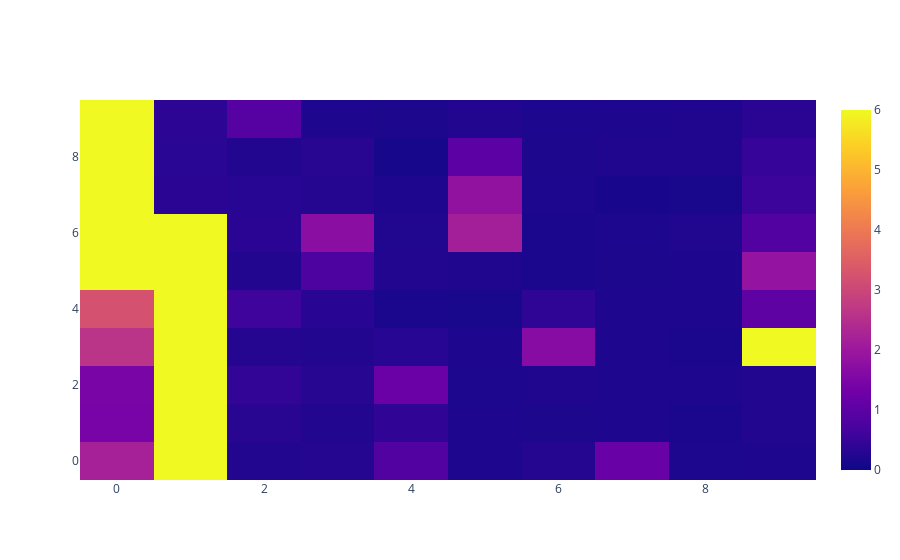
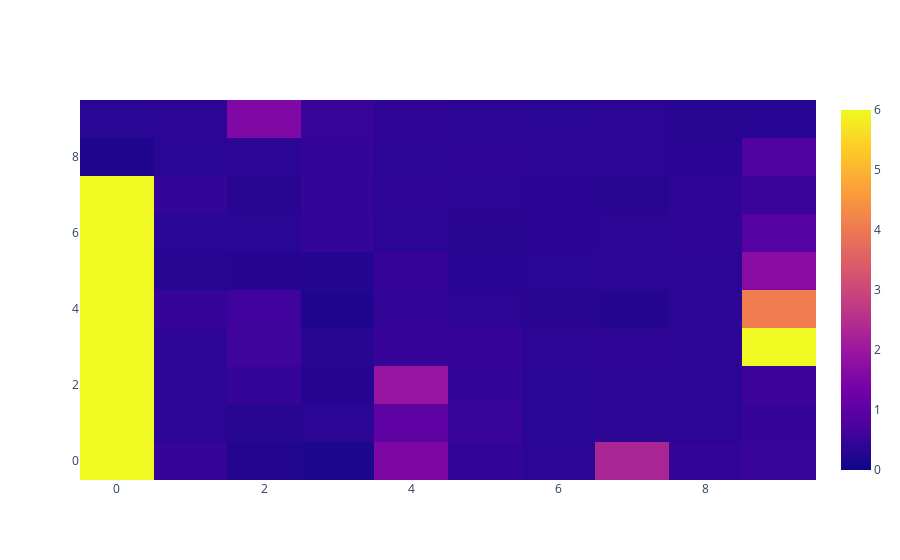
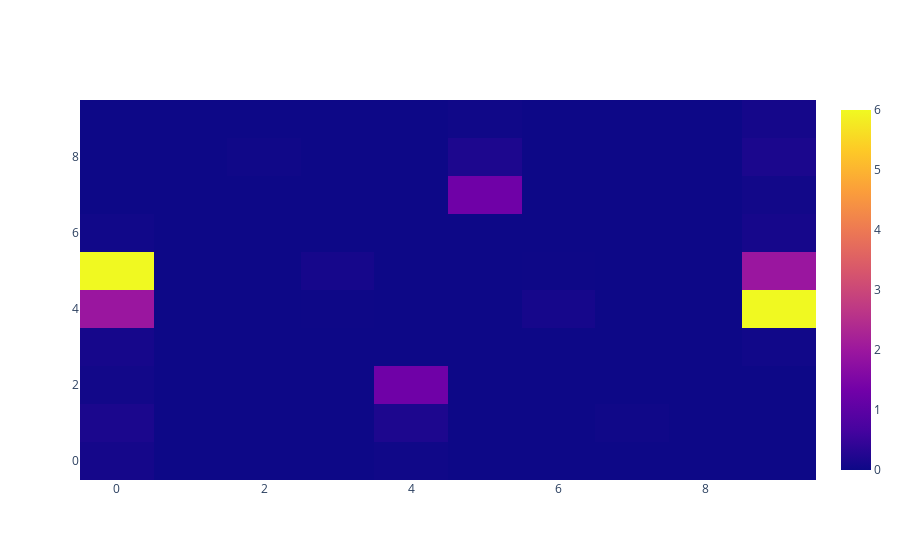
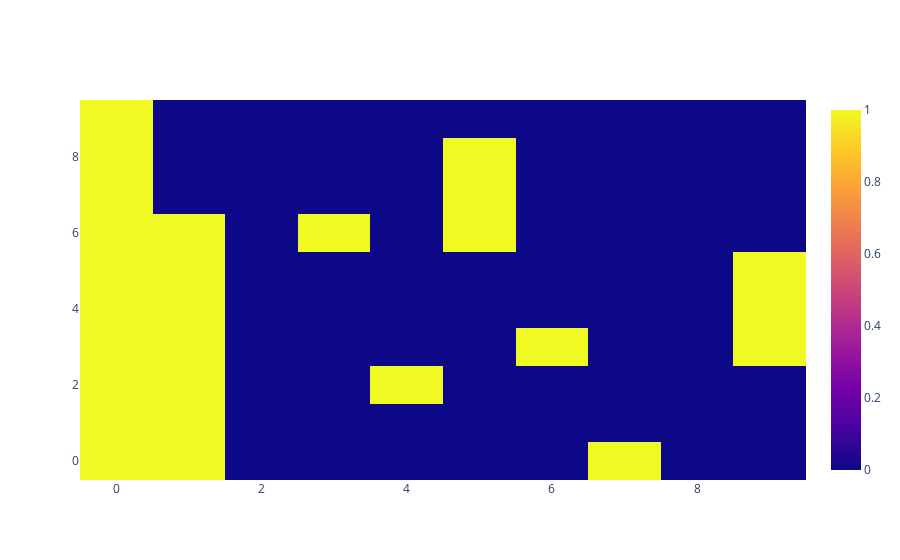

These figures' notebook cell, in order:
### Code cell
conv_thresh = 1.
zmin = 0.
zmax = 6.

baseline_plot = True
adversarial_plot = True
lqr_plot = True

if baseline_plot:
    print("Baseline")
    fig = go.Figure()
    fig.add_trace(go.Heatmap(
        z = bench_baseline.detach().numpy(),
        zmin = zmin,
        zmax = zmax,
        ))
    fig.show()

if adversarial_plot:
    print("Adversarial")
    fig = go.Figure()
    fig.add_trace(go.Heatmap(
        z = bench_adv.detach().numpy(),
        zmin = zmin,
        zmax = zmax,
        ))
    fig.show()

if lqr_plot:
    print("LQR")
    fig = go.Figure()
    fig.add_trace(go.Heatmap(
        z = bench_lqr.detach().numpy(),
        zmin = zmin,
        zmax = zmax,
        ))
    fig.show()

if baseline_plot:
    print("Baseline")
    fig = go.Figure()
    fig.add_trace(go.Heatmap(
        z = torch.Tensor(bench_baseline.detach().numpy() > conv_thresh).type(vf.dtype),
        ))
    fig.show()

if adversarial_plot:
    print("Adversarial")
    fig = go.Figure()
    fig.add_trace(go.Heatmap(
        z = torch.Tensor(bench_adv.detach().numpy() > conv_thresh).type(vf.dtype),
        ))
    fig.show()

if lqr_plot:
    print("LQR")
    fig = go.Figure()
    fig.add_trace(go.Heatmap(
        z = torch.Tensor(bench_lqr.detach().numpy() > conv_thresh).type(vf.dtype),
        ))
    fig.show()
